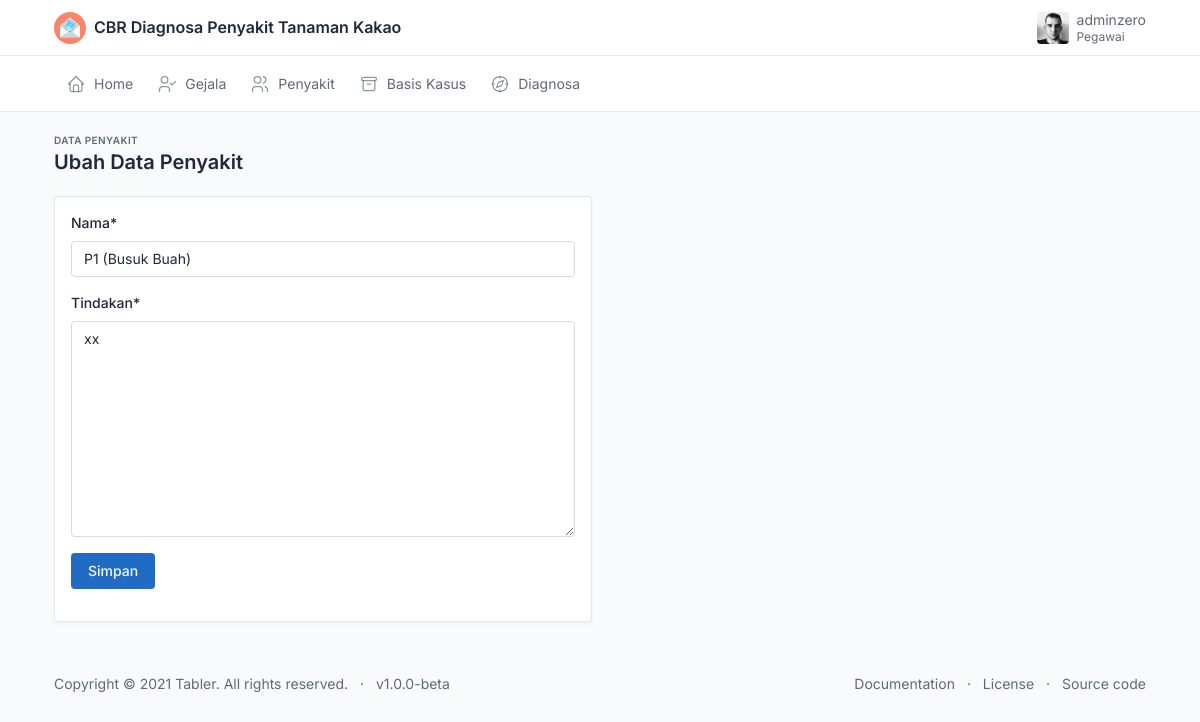
The app's page /app/penyakit/1/update (signed in) with its own data.
### app/models.py (models this page shows, shortened)
class User(AbstractUser):
    pass

class Penyakit(models.Model):
    created_at = models.DateTimeField(auto_now_add=True)
    updated_at = models.DateTimeField(auto_now=True)
    nama = models.CharField(max_length=256)
    tindakan = models.CharField(max_length=1000)

### app/views/penyakit.py (the view)
# urls.py: path('penyakit/<pk>/update', penyakit.PenyakitUpdateView.as_view(), name='update_penyakit'),
class PenyakitUpdateView(UpdateView):
    extra_context = {
        'page_title': 'Ubah Data Penyakit',
        'page_pretitle': 'Data Penyakit'
    }
    model = Penyakit
    form_class = PenyakitForm
    template_name = 'app/penyakit/edit.html'

### app/forms.py
class PenyakitForm(ModelForm):
    def __init__(self, *args, **kwargs):
        super().__init__(*args, **kwargs)
        self.helper = FormHelper(self)
        self.helper.form_method = 'post'
        self.helper.add_input(Submit('submit', 'Simpan'))
    class Meta:
        model = Penyakit
        exclude = ['created_at', 'updated_at']
        widgets = {
            'tindakan': forms.Textarea(attrs={'rows': 10})
        }

### templates/app/penyakit/edit.html (shortened to what this page needs)
{% extends 'app/base.html' %}
{% load crispy_forms_tags %}
{% block content %}
  <div class="row">
    <div class="col-12 col-md-6">
      <div class="card">
        <div class="card-body">
            {% crispy form %}
        </div>
      </div>
    </div>
  </div>
{% endblock %}

### templates/app/inc/header.html (shortened to what this page needs)
<header class="navbar navbar-expand-md navbar-light d-print-none">
  <div class="container-xl">
    <h1 class="navbar-brand navbar-brand-autodark d-none-navbar-horizontal pe-0 pe-md-3">
      <a href="." class="d-flex align-items-center">
        <img src="/static/logo.svg" width="110" height="32" alt="Tabler" class="navbar-brand-image me-2">
        <span>CBR Diagnosa Penyakit Tanaman Kakao</span>
      </a>
    </h1>
    <div class="navbar-nav flex-row order-md-last">
      {% if request.user.is_anonymous %}
      {% else %}
      <div class="nav-item dropdown">
        <a href="#" class="nav-link d-flex lh-1 text-reset p-0" data-bs-toggle="dropdown" aria-label="Open user menu">
          <span class="avatar avatar-sm" style="background-image: url(./static/avatars/000m.jpg)"></span>
          <div class="d-none d-xl-block ps-2">
            <div>{{request.user.username}}</div>
            <div class="mt-1 small text-muted">Pegawai</div>
          </div>
        </a>
      </div>
      {% endif %}
    </div>
  </div>
</header>

### records on screen
User: user.username "adminzero"
Penyakit: nama "P1 (Busuk Buah)", tindakan "xx"

### other values on screen
{{ page_pretitle }} "DATA PENYAKIT"
{{ page_title }} "Ubah Data Penyakit"
